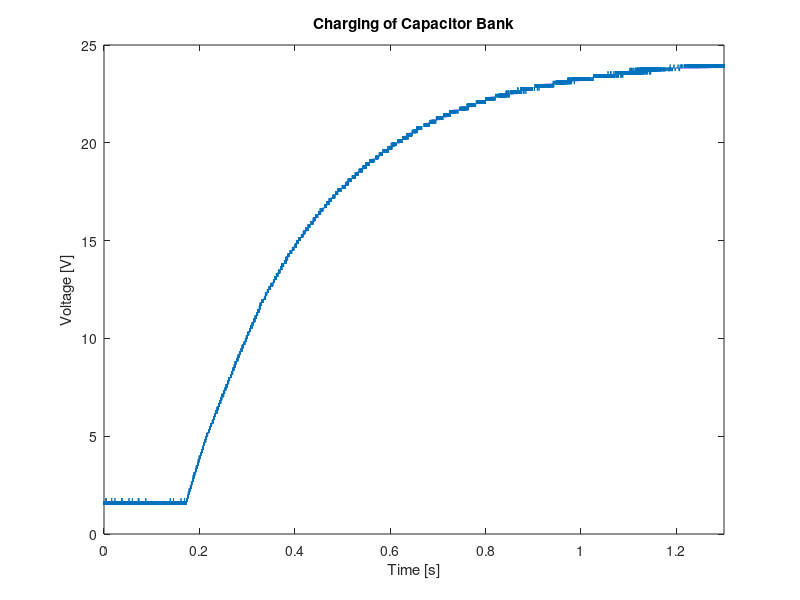

MATLAB code for this plot: (Note: this script raises an error after producing the figure.)
clear all; close all; clc;

to_tikz = 1;


C1 = csvread('C1controller-board2-inrush-charge00000.txt',5,0);

timeshift = +0.3;
time_C1 = C1(:,1) + timeshift;
data_C1 = C1(:,2);

plot(time_C1, data_C1)
% 
title('Charging of Capacitor Bank')
xlabel('Time [s]')
ylabel('Voltage [V]')
 
xlim([0 1.3])
%  ylim([0 3])

 
if to_tikz == 1
    cleanfigure()
    matlab2tikz('controllerboardv2_inrushcurrent.tex');
end